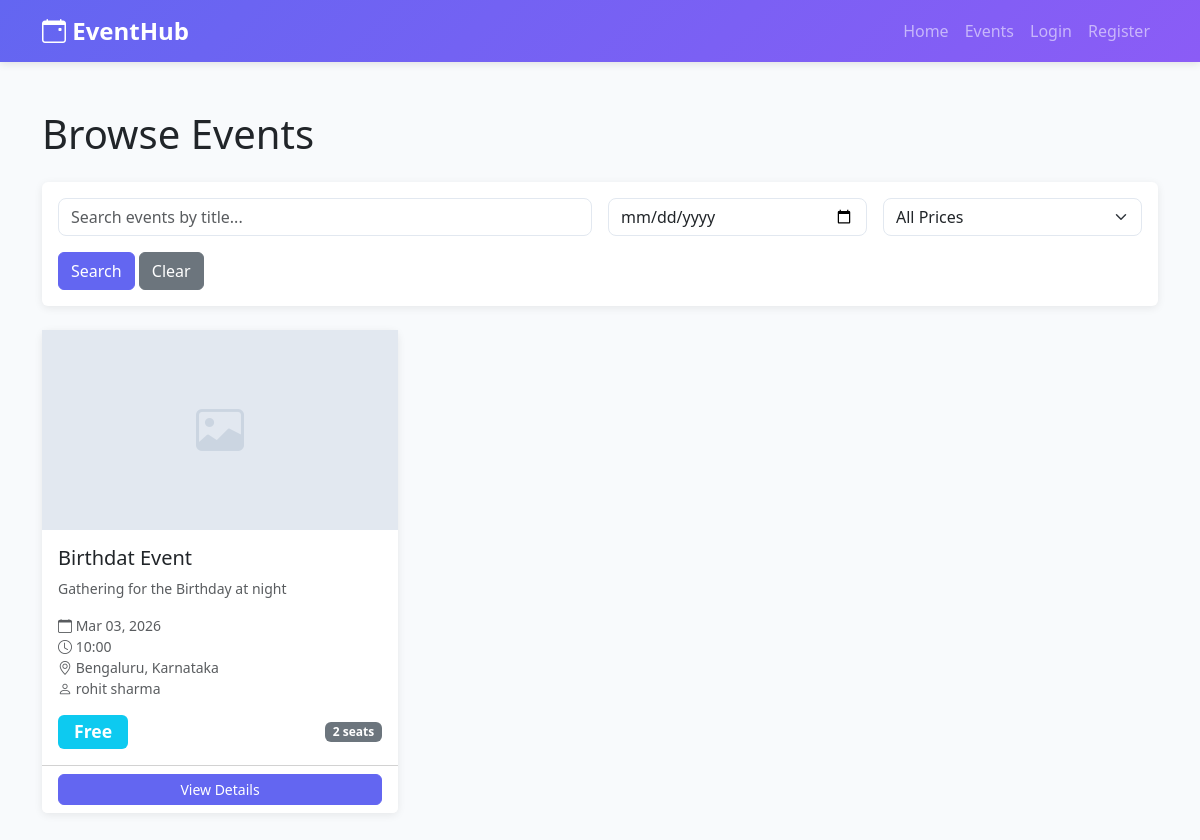
Screenshot of /events/ with the database file from the repository.
### events/models.py (models this page shows, shortened)
class Event(models.Model):
    title = models.CharField(max_length=200)
    description = models.TextField()
    date = models.DateField()
    time = models.TimeField()
    location = models.CharField(max_length=300)
    price = models.DecimalField(max_digits=10, decimal_places=2, default=0.00, validators=[MinValueValidator(0)])
    max_seats = models.IntegerField(validators=[MinValueValidator(1)])
    available_seats = models.IntegerField(validators=[MinValueValidator(0)])
    image = models.ImageField(upload_to='events/', blank=True, null=True)
    created_by = models.ForeignKey(CustomUser, on_delete=models.CASCADE, related_name='organized_events')
    created_at = models.DateTimeField(auto_now_add=True)
    updated_at = models.DateTimeField(auto_now=True)
    class Meta:
        ordering = ['-date', '-time']
        indexes = [
            models.Index(fields=['date', 'time']),
            models.Index(fields=['created_by']),
        ]

class CustomUser(AbstractUser):
    ROLE_CHOICES = (
        ('admin', 'Admin'),
        ('organizer', 'Event Organizer'),
        ('attendee', 'Attendee'),
    )
    role = models.CharField(max_length=20, choices=ROLE_CHOICES, default='attendee')
    bio = models.TextField(blank=True, null=True)
    profile_image = models.ImageField(upload_to='profiles/', blank=True, null=True)
    created_at = models.DateTimeField(auto_now_add=True)
    class Meta:
        ordering = ['-created_at']

### events/views.py (the view)
# urls.py: path('events/', views.event_list, name='event_list'),
def event_list(request):
    events = Event.objects.filter(date__gte=timezone.now().date()).order_by('date', 'time')
    form = EventSearchForm(request.GET)
    if form.is_valid():
        search = form.cleaned_data.get('search')
        date_filter = form.cleaned_data.get('date_filter')
        price_filter = form.cleaned_data.get('price_filter')
        if search:
            events = events.filter(Q(title__icontains=search) | Q(description__icontains=search))
        if date_filter:
            events = events.filter(date=date_filter)
        if price_filter == 'free':
            events = events.filter(price=0)
        elif price_filter == 'paid':
            events = events.filter(price__gt=0)
    context = {
        'events': events,
        'form': form,
    }
    return render(request, 'events/event_list.html', context)

### events/forms.py
class EventSearchForm(forms.Form):
    search = forms.CharField(
        required=False,
        widget=forms.TextInput(attrs={
            'class': 'form-control',
            'placeholder': 'Search events by title...'
        })
    )
    date_filter = forms.DateField(
        required=False,
        widget=forms.DateInput(attrs={
            'class': 'form-control',
            'type': 'date'
        })
    )
    price_filter = forms.ChoiceField(
        required=False,
        choices=[
            ('', 'All Prices'),
            ('free', 'Free Events'),
            ('paid', 'Paid Events'),
        ],
        widget=forms.Select(attrs={'class': 'form-select'})
    )

### events/templates/events/event_list.html (shortened to what this page needs)
{% extends 'base.html' %}
{% block content %}
<div class="container py-5">
    <h1 class="mb-4">Browse Events</h1>
    <div class="card mb-4">
        <div class="card-body">
            <form method="get" class="row g-3">
                <div class="col-md-6">
                    {{ form.search }}
                </div>
                <div class="col-md-3">
                    {{ form.date_filter }}
                </div>
                <div class="col-md-3">
                    {{ form.price_filter }}
                </div>
                <div class="col-12">
                    <button type="submit" class="btn btn-primary">Search</button>
                    <a href="{% url 'event_list' %}" class="btn btn-secondary">Clear</a>
                </div>
            </form>
        </div>
    </div>
    {% if events %}
        <div class="row">
            {% for event in events %}
                <div class="col-md-6 col-lg-4 mb-4">
                    <div class="card event-card">
                        {% if event.image %}
                            <img src="{{ event.image.url }}" class="card-img-top event-image" alt="{{ event.title }}">
                        {% else %}
                            <div class="event-image d-flex align-items-center justify-content-center">
                                <i class="bi bi-image" style="font-size: 3rem; color: #cbd5e1;"></i>
                            </div>
                        {% endif %}
                        <div class="card-body">
                            <h5 class="card-title">{{ event.title }}</h5>
                            <p class="card-text text-muted small">{{ event.description|truncatewords:15 }}</p>
                            <div class="mb-3">
                                <small class="text-muted d-block">
                                    <i class="bi bi-calendar"></i> {{ event.date|date:"M d, Y" }}
                                </small>
                                <small class="text-muted d-block">
                                    <i class="bi bi-clock"></i> {{ event.time|time:"H:i" }}
                                </small>
                                <small class="text-muted d-block">
                                    <i class="bi bi-geo-alt"></i> {{ event.location }}
                                </small>
                                <small class="text-muted d-block">
                                    <i class="bi bi-person"></i> {{ event.created_by.get_full_name|default:event.created_by.username }}
                                </small>
                            </div>
                            <div class="d-flex justify-content-between align-items-center">
                                {% if event.price > 0 %}
                                    <span class="badge bg-success badge-price">${{ event.price }}</span>
                                {% else %}
                                    <span class="badge bg-info badge-price">Free</span>
                                {% endif %}
                                <span class="badge bg-secondary">{{ event.available_seats }} seats</span>
                            </div>
                        </div>
                        <div class="card-footer bg-white">
                            <a href="{% url 'event_detail' event.pk %}" class="btn btn-primary btn-sm w-100">View Details</a>
                        </div>
                    </div>
                </div>
            {% endfor %}
        </div>
    {% else %}
        <div class="alert alert-info">
            <i class="bi bi-info-circle"></i> No events found matching your criteria.
        </div>
    {% endif %}
</div>
{% endblock %}

### events/templates/base.html (style rules this page uses)
:root { --primary-color: #6366f1; --secondary-color: #8b5cf6; --success-color: #10b981; --danger-color: #ef4444; }
body { background-color: #f8fafc; font-family: 'Segoe UI', Tahoma, Geneva, Verdana, sans-serif; }
.btn-primary { background-color: var(--primary-color); border-color: var(--primary-color); }
.card { border: none; box-shadow: 0 2px 8px rgba(0,0,0,0.08); transition: transform 0.3s ease, box-shadow 0.3s ease; }
.event-card { height: 100%; }
.event-image { height: 200px; object-fit: cover; background-color: #e2e8f0; }
.badge-price { font-size: 1.1rem; padding: 0.5rem 1rem; }
.form-control, .form-select { border-radius: 0.5rem; border: 1px solid #e2e8f0; }
.btn-sm { border-radius: 0.375rem; }

### rows the page displays
Event: title "Birthdat Event", description "Gathering for the Birthday at night", date "Mar 03, 2026", time "10:00", location "Bengaluru, Karnataka", created_by.get_full_name "rohit sharma", price "Free", available_seats "2"
